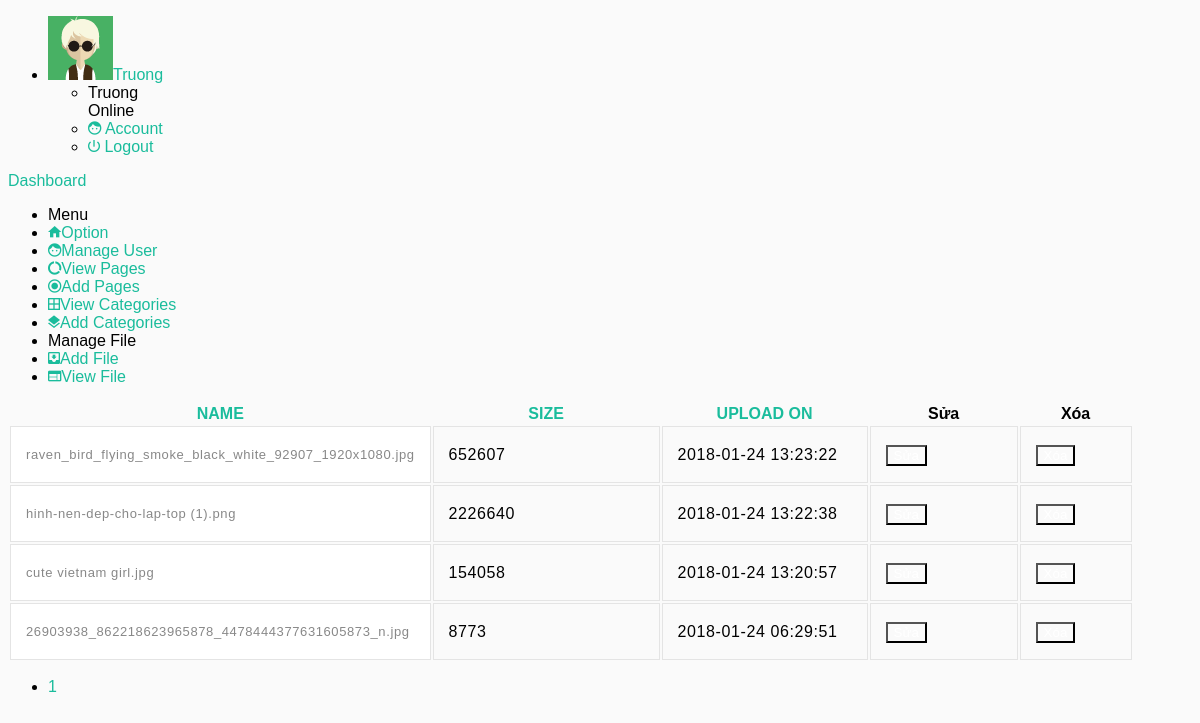
The page /admin/view_files.php (signed in) on the database its author committed.
### tables this page shows
CREATE TABLE IF NOT EXISTS `files` (
  `file_id` int(11) NOT NULL AUTO_INCREMENT,
  `name` text NOT NULL,
  `upload_on` datetime NOT NULL,
  `size` int(11) NOT NULL,
  PRIMARY KEY (`file_id`)
);

### inc/func.php (called while the page is built, shortened)
<?php
	function getStartAndLimitForAdmin($query){
		global $dbc;
         $limit = 6;
         if(isset($_GET['page']) && filter_var($_GET['page'],FILTER_VALIDATE_INT,array('min_range' => 1))){
            $page = $_GET['page'];
         }else{
            $page = 1;
         }
         $q = $query;
         $r = mysqli_query($dbc,$q);
         list($record) = mysqli_fetch_array($r,MYSQLI_NUM);
         if($record>$limit){
            $total_page = ceil($record/$limit);
         }else{
            $total_page = 1;
         }
         $start = ($page-1)*$limit;
         return $sr = array ('start' 		=> $start,
         					 'limit' 		=> $limit,
         					 'page' 		=> $page,
         					 'total_page'	=> $total_page
         					);
	}
 ?>

### admin/view_files.php (the view, shortened to what this page needs)
<?php include '../admin/include/header.php'; ?>
<?php include '../admin/include/nav.php'; ?>
<?php include '../admin/include/menu.php'; ?>
<?php require_once '../inc/connect.php'; ?>
<?php require_once '../inc/func.php'; ?>
        <div class="be-content">
            <div class="main-content container-fluid">
                <div class="row">
            <div class="col-sm-12">
              <div class="panel panel-default panel-table">
                <div class="panel-body">
                  <div class="row be-datatable-body"><div class="col-sm-12"><table id="table1" class="table table-striped table-hover table-fw-widget dataTable no-footer" role="grid" aria-describedby="table1_info">
                    <thead>
                      <tr role="row"><th class="sorting_asc" tabindex="0" rowspan="1" colspan="1" style="width: 174px;"><a href='view_files.php?order=n'>NAME</a></th><th class="sorting" tabindex="0" rowspan="1" colspan="1" style="width: 225px;"><a href='view_files.php?order=s'>SIZE</a></th><th class="sorting" tabindex="0" rowspan="1" colspan="1" style="width: 204px;"><a href='view_files.php?order=post'>UPLOAD ON</a></th><th class="sorting" tabindex="0" rowspan="1" colspan="1" style="width: 146px;">Sửa</th><th class="sorting" tabindex="0" rowspan="1" colspan="1" style="width: 110px;">Xóa</th></tr>
                    </thead>
                    <tbody>
                      <?php
                        if(isset($_GET['order'])){
                          switch ($_GET['order']) {
                            case 'n':
                              $order = "name";
                              $return = "DESC";
                              break;
                            case 's':
                              $order = "size";
                              $return = "ASC";
                              break;
                            case 'post':
                              $order = "upload_on";
                              $return = "DESC";
                              break;
                            default:
                              $order = "upload_on";
                              $return = "DESC";
                              break;
                          }
                        }else{
                          $order = "upload_on";
                          $return = "DESC";
                        }
                       ?>
                    <?php
                      $pt = getStartAndLimitForAdmin("SELECT COUNT(file_id) FROM files");
                      $q = "SELECT file_id,name,size,upload_on FROM files ORDER BY {$order} {$return} LIMIT {$pt['start']},{$pt['limit']}";
                      $r = mysqli_query($dbc,$q);
                      if(mysqli_num_rows($r) > 0){
                        while($file = mysqli_fetch_array($r)){
                          echo "
                          <tr class='gradeA odd' role='row'>
                              <td class='sorting_1'>{$file['name']}</td>
                              <td>{$file['size']}</td>
                              <td>{$file['upload_on']}</td>
                              <td class='center'><button class='btn btn-space btn-warning'><a href='../file.php?id={$file['file_id']}'><font color='white'>Sửa</font></a></button></td>
                              <td class='center'><button class='btn btn-space btn-danger'><a href='../xuly/delete_file.php?id={$file['file_id']}'><font color='white'>Xóa</font></a></button></td>
                            </tr>";
                        }
                      }
                     ?>
                    </tbody>
                  </table></div></div><div class="row be-datatable-footer"><div class="col-sm-7"><div class="dataTables_paginate paging_simple_numbers" id="table1_paginate"><ul class="pagination">
                   <?php
                            for($i=1;$i<=$pt['total_page'];$i++){
                              if($i == $pt['page']){
                                echo "<li class='paginate_button active'><a href='view_files.php?page=".$i."' aria-controls='table1' data-dt-idx='".$i."' tabindex='0'>".$i."</a></li>";
                              }else{
                                echo "<li class='paginate_button '><a href='view_files.php?page=".$i."' aria-controls='table1' data-dt-idx='".$i."' tabindex='0'>".$i."</a></li>";
                              }
                            }
                          ?>
                  </ul></div></div></div></div>
                </div>
              </div>
            </div>
          </div>
            </div>
        </div>
<?php include '../admin/include/footer.php'; ?>

### css/style.css (style rules this page uses)
body { font-family: "Poppins", sans-serif; background: #fafafa !important; }
html { position: relative; min-height: 100%; }
a { text-decoration: none !important; color: #1abc9c; }
button { background-color: transparent; }
.table { margin-bottom: 0px; }
.table > tbody > tr > td { padding: 15px; line-height: 25px; letter-spacing: 0.6px; border: 1px solid #e4e4e4; }
.table tr > td { padding: 11px 13px; }
tr:nth-child(1) > td { border-top:0px; }
tr > td:nth-child(1) { background-color: #ffffff; font-weight: 500; font-size: 13px; color: #888888; width: 140px; }
tr > td:nth-child(2) { font-weight: 400; }

### rows shown on the page
files: name "raven_bird_flying_smoke_black_white_92907_1920x1080.jpg", size "652607", upload_on "2018-01-24 13:23:22"
files: name "hinh-nen-dep-cho-lap-top (1).png", size "2226640", upload_on "2018-01-24 13:22:38"
files: name "cute vietnam girl.jpg", size "154058", upload_on "2018-01-24 13:20:57"
files: name "26903938_862218623965878_4478444377631605873_n.jpg", size "8773", upload_on "2018-01-24 06:29:51"

### other values the page prints
$name "Truong"
